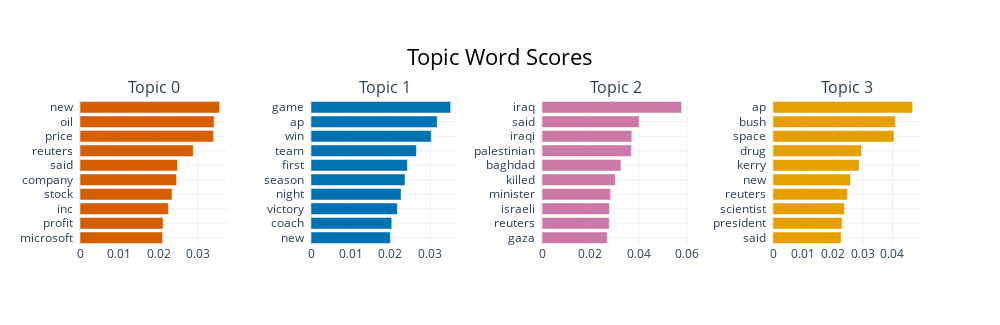

The notebook cell saved with this chart:
### Code cell
model.visualize_barchart(n_words=10)

### Figure 1 — Plotly figure (JSON) as saved in the notebook; plotly's stock layout.template omitted (floating-point values rounded to 4 significant figures)
{"data": [{"marker": {"color": "#D55E00"}, "orientation": "h", "type": "bar", "x": [0.02099, 0.02112, 0.02246, 0.0234, 0.02455, 0.02481, 0.02882, 0.03398, 0.03412, 0.03551], "xaxis": "x", "y": ["microsoft  ", "profit  ", "inc  ", "stock  ", "company  ", "said  ", "reuters  ", "price  ", "oil  ", "new  "], "yaxis": "y"}, {"marker": {"color": "#0072B2"}, "orientation": "h", "type": "bar", "x": [0.01997, 0.02033, 0.02174, 0.02269, 0.02367, 0.02426, 0.02653, 0.03027, 0.03176, 0.03516], "xaxis": "x2", "y": ["new  ", "coach  ", "victory  ", "night  ", "season  ", "first  ", "team  ", "win  ", "ap  ", "game  "], "yaxis": "y2"}, {"marker": {"color": "#CC79A7"}, "orientation": "h", "type": "bar", "x": [0.027, 0.02785, 0.02791, 0.02843, 0.03034, 0.03267, 0.03699, 0.03717, 0.04018, 0.0578], "xaxis": "x3", "y": ["gaza  ", "reuters  ", "israeli  ", "minister  ", "killed  ", "baghdad  ", "palestinian  ", "iraqi  ", "said  ", "iraq  "], "yaxis": "y3"}, {"marker": {"color": "#E69F00"}, "orientation": "h", "type": "bar", "x": [0.02279, 0.02314, 0.02389, 0.02487, 0.02595, 0.02884, 0.02963, 0.04053, 0.04093, 0.04676], "xaxis": "x4", "y": ["said  ", "president  ", "scientist  ", "reuters  ", "new  ", "kerry  ", "drug  ", "space  ", "bush  ", "ap  "], "yaxis": "y4"}], "layout": {"annotations": [{"font": {"size": 16}, "showarrow": false, "text": "Topic 0", "x": 0.0875, "xanchor": "center", "xref": "paper", "y": 1, "yanchor": "bottom", "yref": "paper"}, {"font": {"size": 16}, "showarrow": false, "text": "Topic 1", "x": 0.3625, "xanchor": "center", "xref": "paper", "y": 1, "yanchor": "bottom", "yref": "paper"}, {"font": {"size": 16}, "showarrow": false, "text": "Topic 2", "x": 0.6375, "xanchor": "center", "xref": "paper", "y": 1, "yanchor": "bottom", "yref": "paper"}, {"font": {"size": 16}, "showarrow": false, "text": "Topic 3", "x": 0.9125, "xanchor": "center", "xref": "paper", "y": 1, "yanchor": "bottom", "yref": "paper"}], "height": 325, "hoverlabel": {"bgcolor": "white", "font": {"family": "Rockwell", "size": 16}}, "showlegend": false, "title": {"font": {"color": "Black", "size": 22}, "text": "Topic Word Scores", "x": 0.5, "xanchor": "center", "yanchor": "top"}, "width": 1000, "xaxis": {"anchor": "y", "domain": [0, 0.175], "showgrid": true}, "xaxis2": {"anchor": "y2", "domain": [0.275, 0.45], "showgrid": true}, "xaxis3": {"anchor": "y3", "domain": [0.55, 0.725], "showgrid": true}, "xaxis4": {"anchor": "y4", "domain": [0.825, 1], "showgrid": true}, "yaxis": {"anchor": "x", "domain": [0, 1], "showgrid": true}, "yaxis2": {"anchor": "x2", "domain": [0, 1], "showgrid": true}, "yaxis3": {"anchor": "x3", "domain": [0, 1], "showgrid": true}, "yaxis4": {"anchor": "x4", "domain": [0, 1], "showgrid": true}}}
